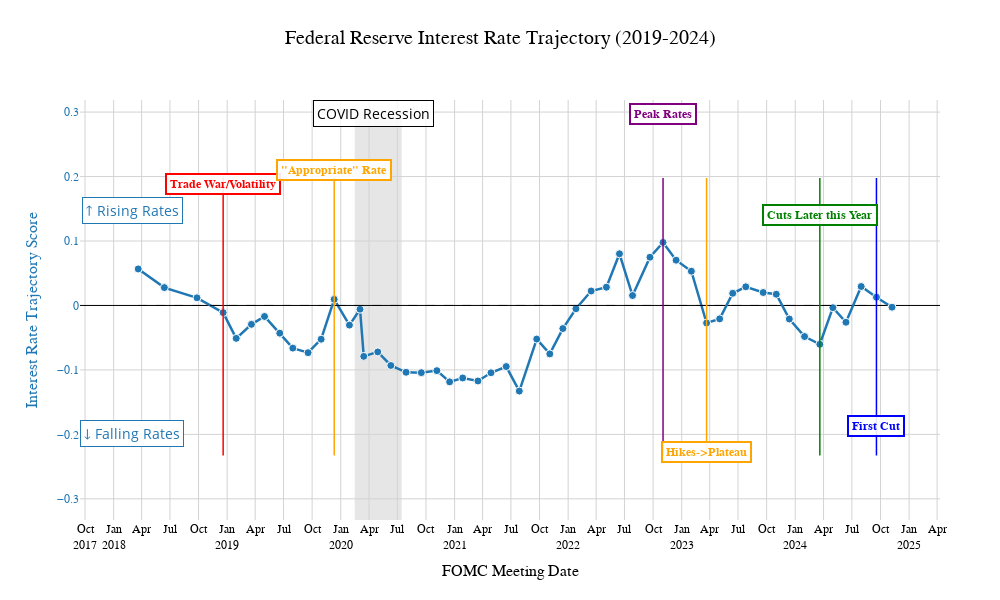

The cell this chart's notebook holds for it:
### Code cell
import plotly.graph_objects as go
import pandas as pd
import numpy as np
from datetime import datetime

# Convert date to datetime if it's not already
if not pd.api.types.is_datetime64_any_dtype(df['date']):
    df['date'] = pd.to_datetime(df['date'])

# Filter data for our time range (2019-01 to 2024-03)
mask = (df['date'] >= '2018-03-01') & (df['date'] <= '2025-01-31')
filtered_df = df.loc[mask].copy()

# Make sure the data is sorted by date
filtered_df = filtered_df.sort_values('date')

# Key events with dates and descriptions for interest rate trajectory
key_events = [
    {'date': '2018-12-19', 'description': 'Trade War/Volatility', 'color': 'red'},
    {'date': '2019-12-11', 'description': '"Appropriate" Rate', 'color': 'orange'},
    {'date': '2022-11-02', 'description': 'Peak Rates', 'color': 'purple'},
    {'date': '2023-03-22', 'description': 'Hikes->Plateau', 'color': 'orange'},
    {'date': '2024-03-20', 'description': 'Cuts Later this Year', 'color': 'green'},
    {'date': '2024-09-18', 'description': 'First Cut', 'color': 'blue'}
]

# Create the figure
fig = go.Figure()

# Add interest rate trajectory score
fig.add_trace(
    go.Scatter(
        x=filtered_df['date'], 
        y=filtered_df['interest_rate_trajectory_score'],
        mode='lines+markers',
        name='Interest Rate Trajectory',
        line=dict(color='#1F77B4', width=2.5),  # Blue for interest rate trajectory
        marker=dict(
            size=8,
            color='#1F77B4',
            line=dict(color='white', width=1)
        )
    )
)

# Add reference line at zero
fig.add_shape(
    type="line",
    x0=filtered_df['date'].min(),
    y0=0,
    x1=filtered_df['date'].max(),
    y1=0,
    line=dict(color="black", width=1, dash="dash"),
)

# Add key events as vertical lines with clearly visible annotations
for event in key_events:
    event_date = pd.Timestamp(event['date'])
    
    # Find the nearest date in our data
    nearest_idx = abs(filtered_df['date'] - event_date).argmin()
    
    # Find the interest rate score on that date (if available)
    y_position = 0
    if nearest_idx < len(filtered_df):
        y_position = filtered_df.iloc[nearest_idx]['interest_rate_trajectory_score']
    
    # Add vertical line
    fig.add_shape(
        type="line",
        x0=event_date,
        y0=filtered_df['interest_rate_trajectory_score'].min() - 0.1,
        x1=event_date,
        y1=filtered_df['interest_rate_trajectory_score'].max() + 0.1,
        line=dict(
            color=event['color'],
            width=1.5,
            dash="solid",
        ),
    )
    
    # Position adjustments for annotations to prevent overlap
    y_offsets = {
        '2018-12-19': 0.2,
        '2019-12-11': 0.2,
        '2022-11-02': 0.2,
        '2023-03-22': -0.2,
        '2024-03-20': 0.2,
        '2024-09-18': -0.2
    }
    
    y_offset = y_offsets.get(event['date'], 0)
    
    # Add clear text labels
    fig.add_annotation(
        x=event_date,
        y=y_position + y_offset,
        text=event['description'],
        showarrow=False,
        font=dict(size=12, color=event['color'], family="Arial", weight="bold"),
        align="center",
        bgcolor="rgba(255, 255, 255, 0.9)",
        bordercolor=event['color'],
        borderwidth=2,
        borderpad=3,
    )

# Add recession shading for COVID period
fig.add_shape(
    type="rect",
    x0="2020-02-15", 
    x1="2020-07-15",
    y0=filtered_df['interest_rate_trajectory_score'].min() - 0.2,
    y1=filtered_df['interest_rate_trajectory_score'].max() + 0.2,
    fillcolor="rgba(128, 128, 128, 0.2)", 
    line=dict(width=0),
    layer="below",
)

# Add clear text label for COVID recession
fig.add_annotation(
    x=pd.Timestamp("2020-04-15"),
    y=filtered_df['interest_rate_trajectory_score'].max() + 0.2,
    text="COVID Recession",
    showarrow=False,
    font=dict(size=14, color="black"),
    align="center",
    bgcolor="rgba(255, 255, 255, 0.8)",
    bordercolor="black",
    borderwidth=1,
    borderpad=3,
)



# Add annotations for interest rate trajectory interpretations
fig.add_annotation(
    x=pd.Timestamp("2018-03-01"),
    y=filtered_df['interest_rate_trajectory_score'].max() * 1.5, 
    text="↑ Rising Rates",
    showarrow=False,
    font=dict(size=14, color="#1F77B4"),
    align="left",
    bgcolor="white",
    bordercolor="#1F77B4",
    borderwidth=1,
    borderpad=3,
)

fig.add_annotation(
    x=pd.Timestamp("2018-03-01"),
    y=filtered_df['interest_rate_trajectory_score'].min() * 1.5,
    text="↓ Falling Rates",
    showarrow=False,
    font=dict(size=14, color="#1F77B4"),
    align="left",
    bgcolor="white",
    bordercolor="#1F77B4",
    borderwidth=1,
    borderpad=3,
)

# Update layout with clear, print-friendly styling
fig.update_layout(
    title={
        'text': 'Federal Reserve Interest Rate Trajectory (2019-2024)',
        'y':0.95,
        'x':0.5,
        'xanchor': 'center',
        'yanchor': 'top',
        'font': dict(size=20, family="Arial", color="black")
    },
    showlegend=False,  # No legend needed
    plot_bgcolor='white',
    paper_bgcolor='white',
    height=600,
    width=1000,
    margin=dict(l=80, r=60, t=100, b=80)
)

# Update x-axis
fig.update_xaxes(
    title_text="FOMC Meeting Date",
    title_font=dict(size=16, family="Arial", color="black"),
    showgrid=True,
    gridcolor='lightgray',
    gridwidth=1,
    dtick="M3",
    tickformat="%b\n%Y",
    tickfont=dict(size=12, family="Arial", color="black"),
    zeroline=False
)

# Update y-axis
fig.update_yaxes(
    title_text="Interest Rate Trajectory Score",
    title_font=dict(size=16, family="Arial", color="#1F77B4"),
    showgrid=True,
    gridcolor='lightgray',
    gridwidth=1,
    zeroline=True,
    zerolinecolor='black',
    zerolinewidth=1,
    tickfont=dict(size=12, family="Arial", color="#1F77B4"),
)

# Show the figure
fig.show()

# Save as a static image for presentations
fig.write_image("fed_interest_rate_trajectory.png", scale=2)  # Higher scale for better resolution

# Save as HTML
fig.write_html("fed_interest_rate_trajectory.html")

### Figure 1 — Plotly figure (JSON) as saved in the notebook; plotly's stock layout.template omitted (floating-point values rounded to 4 significant figures)
{"data": [{"line": {"color": "#1F77B4", "width": 2.5}, "marker": {"color": "#1F77B4", "line": {"color": "white", "width": 1}, "size": 8}, "mode": "lines+markers", "name": "Interest Rate Trajectory", "type": "scatter", "x": ["2018-03-21T00:00:00.000000000", "2018-06-13T00:00:00.000000000", "2018-09-26T00:00:00.000000000", "2018-12-19T00:00:00.000000000", "2019-01-30T00:00:00.000000000", "2019-03-20T00:00:00.000000000", "2019-05-01T00:00:00.000000000", "2019-06-19T00:00:00.000000000", "2019-07-31T00:00:00.000000000", "2019-09-18T00:00:00.000000000", "2019-10-30T00:00:00.000000000", "2019-12-11T00:00:00.000000000", "2020-01-29T00:00:00.000000000", "2020-03-03T00:00:00.000000000", "2020-03-15T00:00:00.000000000", "2020-04-29T00:00:00.000000000", "2020-06-10T00:00:00.000000000", "2020-07-29T00:00:00.000000000", "2020-09-16T00:00:00.000000000", "2020-11-05T00:00:00.000000000", "2020-12-16T00:00:00.000000000", "2021-01-27T00:00:00.000000000", "2021-03-17T00:00:00.000000000", "2021-04-28T00:00:00.000000000", "2021-06-16T00:00:00.000000000", "2021-07-28T00:00:00.000000000", "2021-09-22T00:00:00.000000000", "2021-11-03T00:00:00.000000000", "2021-12-15T00:00:00.000000000", "2022-01-26T00:00:00.000000000", "2022-03-16T00:00:00.000000000", "2022-05-04T00:00:00.000000000", "2022-06-15T00:00:00.000000000", "2022-07-27T00:00:00.000000000", "2022-09-21T00:00:00.000000000", "2022-11-02T00:00:00.000000000", "2022-12-14T00:00:00.000000000", "2023-02-01T00:00:00.000000000", "2023-03-22T00:00:00.000000000", "2023-05-03T00:00:00.000000000", "2023-06-14T00:00:00.000000000", "2023-07-26T00:00:00.000000000", "2023-09-20T00:00:00.000000000", "2023-11-01T00:00:00.000000000", "2023-12-13T00:00:00.000000000", "2024-01-31T00:00:00.000000000", "2024-03-20T00:00:00.000000000", "2024-05-01T00:00:00.000000000", "2024-06-12T00:00:00.000000000", "2024-07-31T00:00:00.000000000", "2024-09-18T00:00:00.000000000", "2024-11-07T00:00:00.000000000"], "y": [0.05666, 0.02773, 0.01188, -0.01111, -0.05102, -0.02929, -0.01708, -0.04297, -0.06617, -0.07327, -0.05235, 0.00946, -0.03047, -0.005843, -0.07898, -0.07204, -0.09311, -0.1037, -0.1042, -0.1011, -0.1185, -0.1125, -0.1171, -0.1044, -0.09476, -0.1328, -0.05216, -0.07512, -0.03584, -0.005134, 0.02242, 0.02834, 0.08018, 0.01541, 0.07483, 0.0978, 0.07021, 0.05311, -0.02721, -0.02078, 0.01889, 0.02894, 0.02007, 0.01742, -0.02105, -0.04823, -0.06023, -0.003459, -0.02603, 0.02943, 0.01277, -0.002679]}], "layout": {"annotations": [{"align": "center", "bgcolor": "rgba(255, 255, 255, 0.9)", "bordercolor": "red", "borderpad": 3, "borderwidth": 2, "font": {"color": "red", "family": "Arial", "size": 12, "weight": "bold"}, "showarrow": false, "text": "Trade War/Volatility", "x": "2018-12-19T00:00:00", "y": 0.1889}, {"align": "center", "bgcolor": "rgba(255, 255, 255, 0.9)", "bordercolor": "orange", "borderpad": 3, "borderwidth": 2, "font": {"color": "orange", "family": "Arial", "size": 12, "weight": "bold"}, "showarrow": false, "text": "\"Appropriate\" Rate", "x": "2019-12-11T00:00:00", "y": 0.2095}, {"align": "center", "bgcolor": "rgba(255, 255, 255, 0.9)", "bordercolor": "purple", "borderpad": 3, "borderwidth": 2, "font": {"color": "purple", "family": "Arial", "size": 12, "weight": "bold"}, "showarrow": false, "text": "Peak Rates", "x": "2022-11-02T00:00:00", "y": 0.2978}, {"align": "center", "bgcolor": "rgba(255, 255, 255, 0.9)", "bordercolor": "orange", "borderpad": 3, "borderwidth": 2, "font": {"color": "orange", "family": "Arial", "size": 12, "weight": "bold"}, "showarrow": false, "text": "Hikes->Plateau", "x": "2023-03-22T00:00:00", "y": -0.2272}, {"align": "center", "bgcolor": "rgba(255, 255, 255, 0.9)", "bordercolor": "green", "borderpad": 3, "borderwidth": 2, "font": {"color": "green", "family": "Arial", "size": 12, "weight": "bold"}, "showarrow": false, "text": "Cuts Later this Year", "x": "2024-03-20T00:00:00", "y": 0.1398}, {"align": "center", "bgcolor": "rgba(255, 255, 255, 0.9)", "bordercolor": "blue", "borderpad": 3, "borderwidth": 2, "font": {"color": "blue", "family": "Arial", "size": 12, "weight": "bold"}, "showarrow": false, "text": "First Cut", "x": "2024-09-18T00:00:00", "y": -0.1872}, {"align": "center", "bgcolor": "rgba(255, 255, 255, 0.8)", "bordercolor": "black", "borderpad": 3, "borderwidth": 1, "font": {"color": "black", "size": 14}, "showarrow": false, "text": "COVID Recession", "x": "2020-04-15T00:00:00", "y": 0.2978}, {"align": "left", "bgcolor": "white", "bordercolor": "#1F77B4", "borderpad": 3, "borderwidth": 1, "font": {"color": "#1F77B4", "size": 14}, "showarrow": false, "text": "↑ Rising Rates", "x": "2018-03-01T00:00:00", "y": 0.1467}, {"align": "left", "bgcolor": "white", "bordercolor": "#1F77B4", "borderpad": 3, "borderwidth": 1, "font": {"color": "#1F77B4", "size": 14}, "showarrow": false, "text": "↓ Falling Rates", "x": "2018-03-01T00:00:00", "y": -0.1992}], "height": 600, "margin": {"b": 80, "l": 80, "r": 60, "t": 100}, "paper_bgcolor": "white", "plot_bgcolor": "white", "shapes": [{"line": {"color": "black", "dash": "dash", "width": 1}, "type": "line", "x0": "2018-03-21T00:00:00", "x1": "2024-11-07T00:00:00", "y0": 0, "y1": 0}, {"line": {"color": "red", "dash": "solid", "width": 1.5}, "type": "line", "x0": "2018-12-19T00:00:00", "x1": "2018-12-19T00:00:00", "y0": -0.2328, "y1": 0.1978}, {"line": {"color": "orange", "dash": "solid", "width": 1.5}, "type": "line", "x0": "2019-12-11T00:00:00", "x1": "2019-12-11T00:00:00", "y0": -0.2328, "y1": 0.1978}, {"line": {"color": "purple", "dash": "solid", "width": 1.5}, "type": "line", "x0": "2022-11-02T00:00:00", "x1": "2022-11-02T00:00:00", "y0": -0.2328, "y1": 0.1978}, {"line": {"color": "orange", "dash": "solid", "width": 1.5}, "type": "line", "x0": "2023-03-22T00:00:00", "x1": "2023-03-22T00:00:00", "y0": -0.2328, "y1": 0.1978}, {"line": {"color": "green", "dash": "solid", "width": 1.5}, "type": "line", "x0": "2024-03-20T00:00:00", "x1": "2024-03-20T00:00:00", "y0": -0.2328, "y1": 0.1978}, {"line": {"color": "blue", "dash": "solid", "width": 1.5}, "type": "line", "x0": "2024-09-18T00:00:00", "x1": "2024-09-18T00:00:00", "y0": -0.2328, "y1": 0.1978}, {"fillcolor": "rgba(128, 128, 128, 0.2)", "layer": "below", "line": {"width": 0}, "type": "rect", "x0": "2020-02-15", "x1": "2020-07-15", "y0": -0.3328, "y1": 0.2978}], "showlegend": false, "title": {"font": {"color": "black", "family": "Arial", "size": 20}, "text": "Federal Reserve Interest Rate Trajectory (2019-2024)", "x": 0.5, "xanchor": "center", "y": 0.95, "yanchor": "top"}, "width": 1000, "xaxis": {"dtick": "M3", "gridcolor": "lightgray", "gridwidth": 1, "showgrid": true, "tickfont": {"color": "black", "family": "Arial", "size": 12}, "tickformat": "%b\n%Y", "title": {"font": {"color": "black", "family": "Arial", "size": 16}, "text": "FOMC Meeting Date"}, "zeroline": false}, "yaxis": {"gridcolor": "lightgray", "gridwidth": 1, "showgrid": true, "tickfont": {"color": "#1F77B4", "family": "Arial", "size": 12}, "title": {"font": {"color": "#1F77B4", "family": "Arial", "size": 16}, "text": "Interest Rate Trajectory Score"}, "zeroline": true, "zerolinecolor": "black", "zerolinewidth": 1}}}
